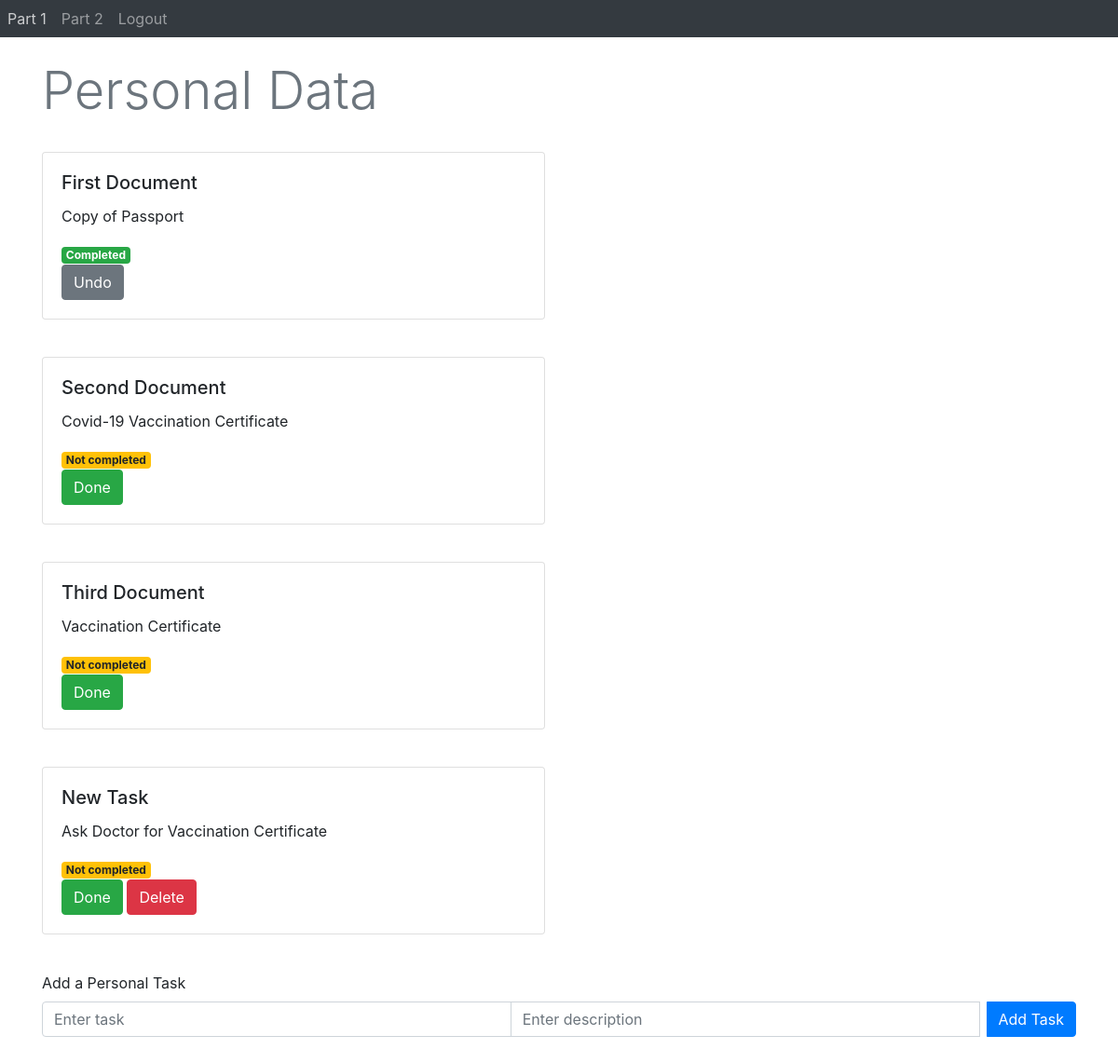
Screenshot of /SubTaskPersonalData (signed in) with the database file from the repository.
### Webapp/models.py (models this page shows)
class Task(db.Model):
    id = db.Column(db.Integer, primary_key=True)
    title = db.Column(db.String(100))
    description = db.Column(db.String(100))
    page_name = db.Column(db.String(50), nullable=False)
    completed = db.Column(db.Boolean, default=False)
    user_id = db.Column(db.Integer, db.ForeignKey('user.id'), nullable=True)

### Webapp/views.py (the view)
@views.route('SubTaskPersonalData', methods=['GET', 'POST'])
def SubTaskPersonalData():
    tasks = [
        {'title': 'First Document', 'description': 'Copy of Passport', 'page_name' : 'PersonalData', 'user_id' : current_user.id},
        {'title': 'Second Document', 'description': 'Covid-19 Vaccination Certificate', 'page_name' : 'PersonalData', 'user_id' : current_user.id},
        {'title': 'Third Document', 'description': 'Vaccination Certificate', 'page_name' : 'PersonalData', 'user_id' : current_user.id},
        ]
    for task in tasks:
        addTask(task['title'], task['description'], task['page_name'], task['user_id'])
    return render_template("subTaskPersonal.html", user=current_user)

### Webapp/__init__.py (called while the page is built)
def create_app():
    app = Flask(__name__)
    app.config['SECRET_KEY'] = "Rookie Coders"
    app.config['SQLALCHEMY_DATABASE_URI'] = f'sqlite:///{DB_NAME}'
    db.init_app(app)
    from .views import views
    from .auth import auth
    app.register_blueprint(views, url_prefix='/')
    app.register_blueprint(auth, url_prefix='/')
    from .models import User, Task
    with app.app_context():
        db.create_all()
        tasks = Task.query.all()
        for task in tasks:
           db.session.delete(task)
        db.session.commit()
    login_manager = LoginManager()
    login_manager.login_view = 'auth.login'
    login_manager.init_app(app)
    @login_manager.user_loader
    def load_user(id):
        return User.query.get(int(id))
    return app

### Webapp/views.py (called while the page is built)
def addTask(title, description,page_name, user_id):
            existing_task = Task.query.filter_by(title=title, description=description, page_name=page_name, user_id = user_id).first()
            if existing_task:
                print("Task already exists in DB.")
            else:
                new_task = Task(title=title, description=description, page_name=page_name, user_id = user_id)
                db.session.add(new_task)
                db.session.commit()

### Webapp/templates/subTaskPersonal.html
{% extends "base.html" %} {% block title %}Personal Data{%endblock %}
{% block content %}
<br>
<h1 class="display-4 text-muted">Personal Data</h1>
<br>
<div class="row">
  <div class="col-md-6">
    {% for task in user.tasks %}
      {% if task.page_name == 'PersonalData' %}
        <div class="card mb-3">
          <div class="card-body">
            <h5 class="card-title">{{ task.title }}</h5>
            <p class="card-text">{{ task.description }}</p>
            {% if task.completed == false %}
              <span class="badge badge-warning">Not completed</span>
            {% else %}
              <span class="badge badge-success">Completed</span>
            {% endif %}
            <div>
              {% if task.completed == false %}
                <button type="button" onClick="location.href='/completeSubTask/PersonalData/{{ task.id }}'" class="btn btn-success">Done</button>
              {% else %}
                <button type="button" onClick="location.href='/completeSubTask/PersonalData/{{ task.id }}'" class="btn btn-secondary">Undo</button>
              {% endif %}
              {% if task.title != 'First Document' and task.title != 'Second Document' and task.title != 'Third Document' %}
                <button type="button" onClick="location.href='/deleteSubTask/PersonalData/{{ task.id }}'" class="btn btn-danger">Delete</button>
              {% endif %}
            </div>
          </div>
        </div>
        <br>
      {% endif %}
    {% endfor %}
  </div>
</div>
<form action='/addPersonalSubTask/{{ "PersonalData" }}' method="POST">
  <div class="form-group">
  <label for="title">Add a Personal Task</label>
  <div class="input-group">
    <input type="text" class="form-control" name="title" placeholder="Enter task">
    <input type="text" class="form-control" name="description" placeholder="Enter description">
    <div class="input-group-append">
      <button type="submit" class="btn btn-primary ml-2">Add Task</button>
    </div>
  </div>
</div>
</form>
<br>
{% endblock %}

### Webapp/templates/base.html (shortened to what this page needs)
<!DOCTYPE html>
<html>
<head>
    <link rel="stylesheet" href="https://stackpath.bootstrapcdn.com/bootstrap/4.4.1/css/bootstrap.min.css"
 />
    <link rel="stylesheet" href="https://stackpath.bootstrapcdn.com/font-awesome/4.7.0/css/font-awesome.min.css"
 />
</head>
<body>
    <nav class="navbar-expand-lg navbar-dark bg-dark">
        <div class="collapse navbar-collapse" id="navbar">
            <div class="navbar-nav">
                {% if current_user.is_authenticated %}
                <a class="nav-item nav-link" id="application1" href="/ApplicationPart1">Part 1</a>
                <a class="nav-item nav-link" id="application2" href="/ApplicationPart2">Part 2</a>
                <a class="nav-item nav-link" id="logout" href="/logout">Logout</a>
                {% else %}
                <a class="nav-item nav-link" id="login" href="/login">Login</a>
                <a class="nav-item nav-link" id="signUp" href="/sign_up">Sign Up</a>
                <a class="nav-item nav-link" id="infopage" href="/infoPage">Info</a>
                {% endif %}
            </div>
        </div>
    </nav>
    <div class="container">
        {% block content %}
        {% endblock %}
    </div>
</body>
</html>

### rows the page displays
Task: title "First Document", description "Copy of Passport", completed "Completed"
Task: title "Second Document", description "Covid-19 Vaccination Certificate", completed "Not completed"
Task: title "Third Document", description "Vaccination Certificate", completed "Not completed"
Task: title "New Task", description "Ask Doctor for Vaccination Certificate", completed "Not completed"
